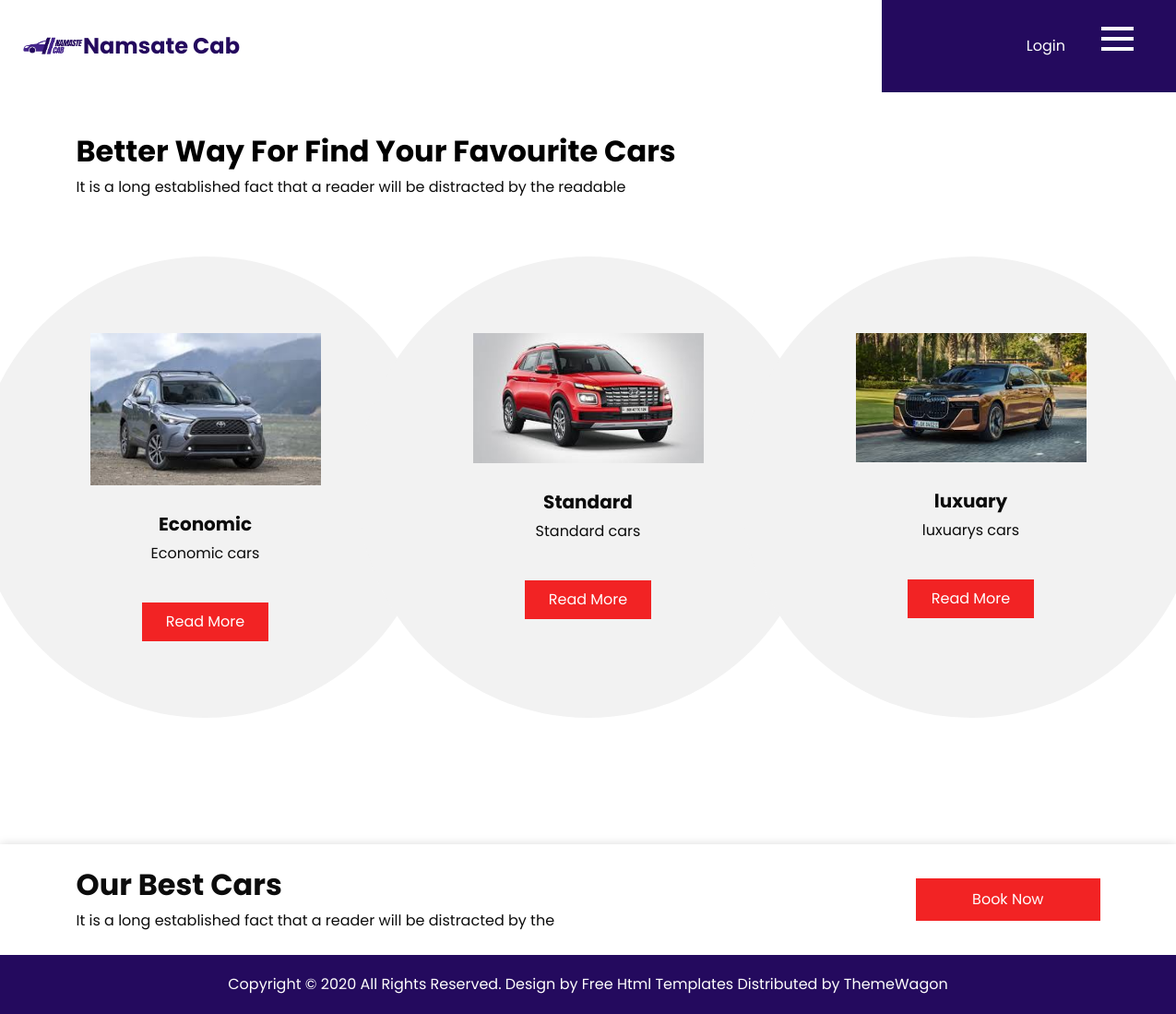
The app's page /car.php with its own data.
### tables this page shows
CREATE TABLE `categories` (
  `id` int(100) NOT NULL,
  `cname` varchar(200) NOT NULL,
  `catdescription` text NOT NULL,
  `image` varchar(200) NOT NULL,
  `status` int(11) NOT NULL DEFAULT 1,
  `last_update` timestamp NOT NULL DEFAULT current_timestamp() ON UPDATE current_timestamp()
);

### car.php (the view, shortened to what this page needs)
<?php
include("connection/connection.php");
?>
<!DOCTYPE html>
<html>
<head>
  <?php
  include_once("include/style.php");
  ?>
</head>
<body class="sub_page">
  <div class="hero_area">
    <?php
    include_once("include/header.php");
    ?>
  </div>
  <section class="car_section layout_padding2-top layout_padding-bottom">
    <div class="container">
      <div class="heading_container">
        <h2>
          Better Way For Find Your Favourite Cars
        </h2>
        <p>
          It is a long established fact that a reader will be distracted by the readable
        </p>
      </div>
      <div class="car_container">
      <?php
        $qry = "SELECT * FROM categories";
        $re = mysqli_query($conn, $qry);
        foreach ($re as $row)
          if ($row['status'] == 1) { { ?>
              <div class="box">
                <div class="img-box">
                <img src="admin/images/categories/<?php echo $row['image'] ?>" />
                </div>
                <div class="detail-box">
                <h5><?php echo $row['cname'] ?></h5>
                <p><?php echo $row['catdescription'] ?></p>
                <a href="subcategory.php?id=<?php echo $row['id'];?>">
                    Read More
                  </a>
                </div>
        </div>
        <?php }
          } ?>
      </div>
    </div>
  </section>
  <section class="best_section">
    <div class="container">
      <div class="book_now">
        <div class="detail-box">
          <h2>
            Our Best Cars
          </h2>
          <p>
            It is a long established fact that a reader will be distracted by the
          </p>
        </div>
        <div class="btn-box">
          <a href="">
            Book Now
          </a>
        </div>
      </div>
    </div>
  </section>
  <?php
  include_once("include/footer.php");
  ?>
</body>
</html>

### include/style.php (shortened to what this page needs)
<link rel="stylesheet" type="text/css" href="https://cdnjs.cloudflare.com/ajax/libs/OwlCarousel2/2.3.4/assets/owl.carousel.min.css" />
 <link rel="stylesheet" type="text/css" href="assets/css/bootstrap.css" />
 <link href="assets/css/style.css" rel="stylesheet" />
 <link href="assets/css/responsive.css" rel="stylesheet" />

### include/header.php (shortened to what this page needs)
<header class="header_section">
  <div class="container-fluid">
    <nav class="navbar navbar-expand-lg custom_nav-container">
      <a class="navbar-brand" href="index.php">
      <img src="assets/images/cab.png" class="img-circle elevation-3" alt="User Image" height="60px" width="65px" >
        <span>
        Namsate Cab
        </span>
      </a>
      <div class="navbar-collapse" id="">
        <div class="user_option">
          <a href="login.php">
            Login
          </a>
        </div>
        <div class="custom_menu-btn">
          <button onclick="openNav()">
            <span class="s-1"> </span>
            <span class="s-2"> </span>
            <span class="s-3"> </span>
          </button>
        </div>
      </div>
    </nav>
  </div>
</header>

### include/footer.php
<footer class="container-fluid footer_section">
   <p>
     Copyright &copy; 2020 All Rights Reserved. Design by
     <a href="https://html.design/">Free Html Templates</a> Distributed by <a
       href="https://themewagon.com">ThemeWagon</a>
   </p>
 </footer>

### assets/css/style.css (style rules this page uses)
body { font-family: "Poppins", sans-serif; color: #0c0c0c; background-color: #ffffff; }
.layout_padding2-top { padding-top: 45px; }
.layout_padding-bottom { padding-bottom: 90px; }
.heading_container { display: -webkit-box; display: -ms-flexbox; display: flex; -webkit-box-orient: vertical; -webkit-box-direction: normal; -ms-flex-direction: column; flex-direction: column; -webkit-box-align: start; -ms-flex-align: start; align-items: flex-start; }
.heading_container h2 { font-weight: bold; color: #000000; position: relative; }
.hero_area { position: relative; }
.sub_page .header_section { position: unset; background: -webkit-gradient(linear, left top, right top, color-stop(75%, transparent), color-stop(75%, #240a5e)); background: linear-gradient(to right, transparent 75%, #240a5e 75%); }
.header_section { position: absolute; width: 100%; top: 0; left: 0; }
.header_section .container-fluid { padding-right: 25px; padding-left: 25px; }
.custom_menu-btn { z-index: 9; position: absolute; right: 15px; top: 14px; }
.custom_menu-btn button { margin-top: 7px; outline: none; border: none; background-color: transparent; }
.custom_menu-btn span { display: block; width: 35px; height: 4px; background-color: #fff; margin: 7px 0; -webkit-transition: all 0.3s; transition: all 0.3s; }
a, a:hover, a:focus { text-decoration: none; }
.navbar-brand { display: -webkit-box; display: -ms-flexbox; display: flex; -webkit-box-align: center; -ms-flex-align: center; align-items: center; }
.navbar-brand span { font-size: 24px; font-weight: 700; color: #240a5e; }
.custom_nav-container { z-index: 99999; padding: 15px 0; }
.user_option { margin-left: auto; margin-right: 95px; }
.user_option a { color: #fefdfc; font-size: 16px; }
.car_section .car_container { display: -webkit-box; display: -ms-flexbox; display: flex; -webkit-box-pack: justify; -ms-flex-pack: justify; justify-content: space-between; -ms-flex-wrap: wrap; flex-wrap: wrap; padding: 75px 0; }
.car_section .car_container .box { min-width: 250px; max-width: 250px; margin: 55px 15px; display: -webkit-box; display: -ms-flexbox; display: flex; -webkit-box-orient: vertical; -webkit-box-direction: normal; -ms-flex-direction: column; flex-direction: column; -webkit-box-align: center; -ms-flex-align: center; align-items: center; text-align: center; position: relative; }
.car_section .car_container .box .img-box { display: -webkit-box; display: -ms-flexbox; display: flex; -webkit-box-pack: center; -ms-flex-pack: center; justify-content: center; padding-bottom: 15px; width: 100%; }
.car_section .car_container .box .img-box img { max-width: 100%; }
.car_section .car_container .box .detail-box { margin-top: 15px; }
.car_section .car_container .box .detail-box h5 { font-weight: bold; }
.car_section .car_container .box .detail-box a { display: inline-block; padding: 8px 25px; background-color: #f22324; color: #fefdfc; border-radius: #000000; border: 1px solid #f22324; margin-top: 25px; }
.car_section .car_container .box::before { content: ""; position: absolute; top: 50%; left: 50%; width: 250px; height: 250px; -webkit-transform: translate(-50%, -50%) scale(2); transform: translate(-50%, -50%) scale(2); border-radius: 100%; background-color: #f2f2f2; z-index: -1; }
.best_section { -webkit-box-shadow: 0 0 10px 0 rgba(0, 0, 0, 0.15); box-shadow: 0 0 10px 0 rgba(0, 0, 0, 0.15); padding: 25px 0; }
.best_section .book_now { display: -webkit-box; display: -ms-flexbox; display: flex; -webkit-box-pack: justify; -ms-flex-pack: justify; justify-content: space-between; -webkit-box-align: center; -ms-flex-align: center; align-items: center; }
.best_section .book_now .detail-box h2 { font-weight: bold; }
.best_section .book_now .detail-box p { margin: 0; }
.best_section .book_now .btn-box a { display: inline-block; padding: 10px 60px; background-color: #f22324; color: #fefdfc; border-radius: #000000; border: 1px solid #f22324; }
.footer_section { background-color: #240a5e; padding: 20px; }
.footer_section p { margin: 0; text-align: center; color: #fefdfc; }
.footer_section a { color: #fefdfc; }

### records on screen
categories: image (picture), cname "Economic", catdescription "Economic cars"
categories: image (picture), cname "Standard", catdescription "Standard cars"
categories: image (picture), cname "luxuary", catdescription "luxuarys cars"
